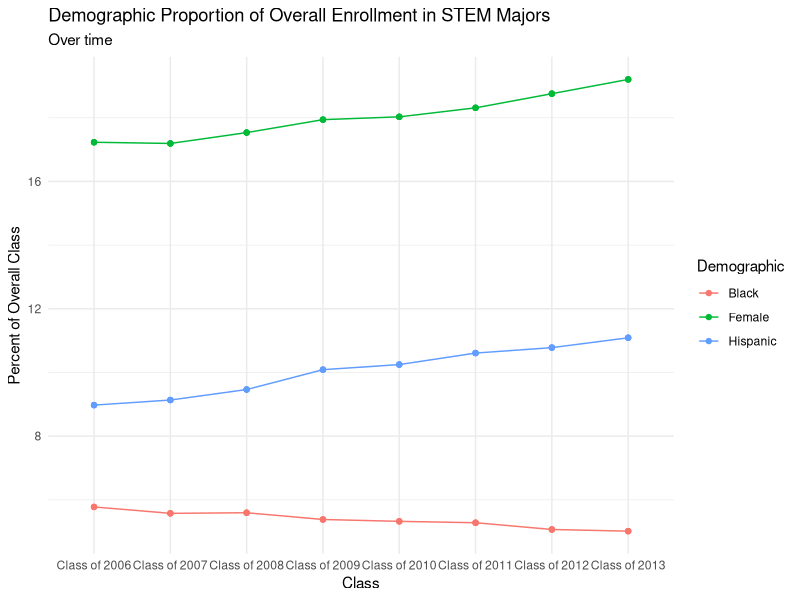
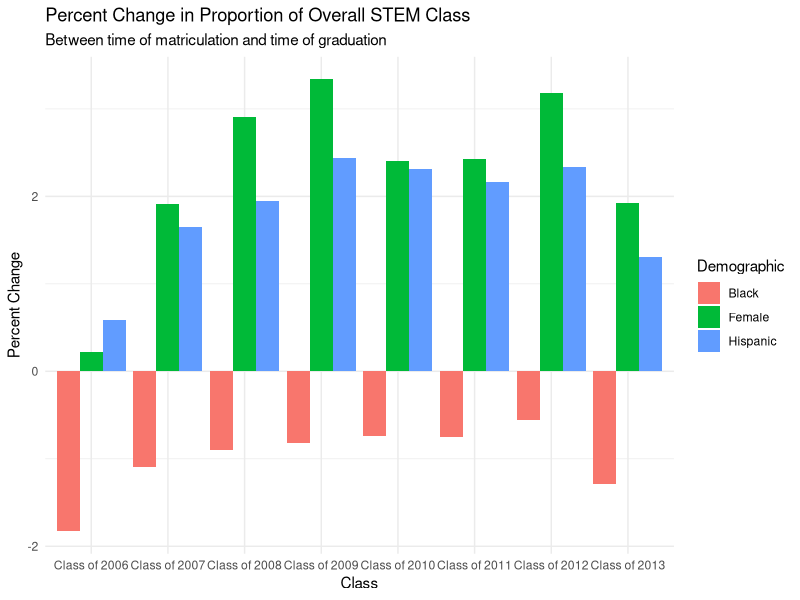
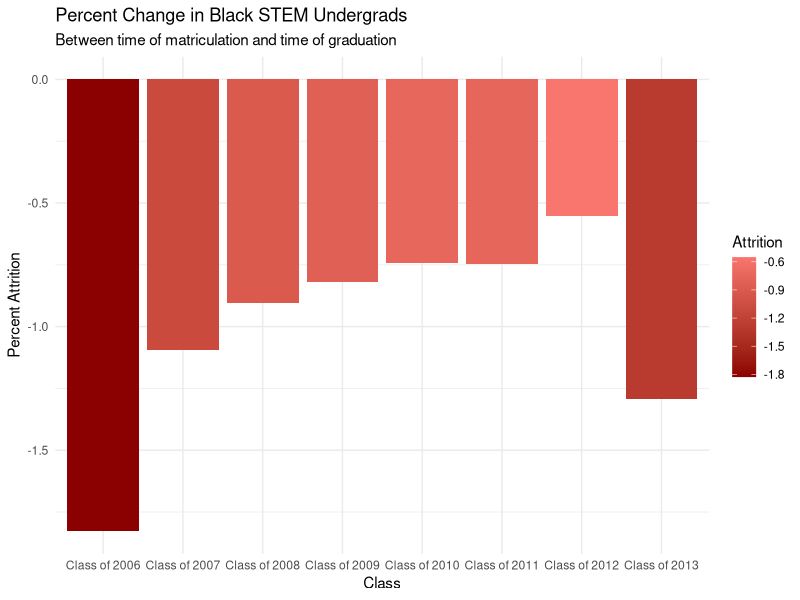
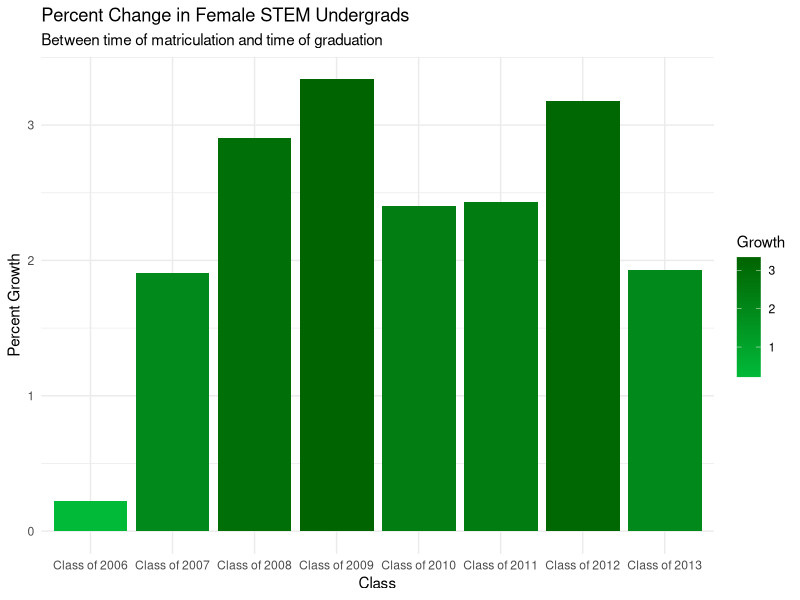
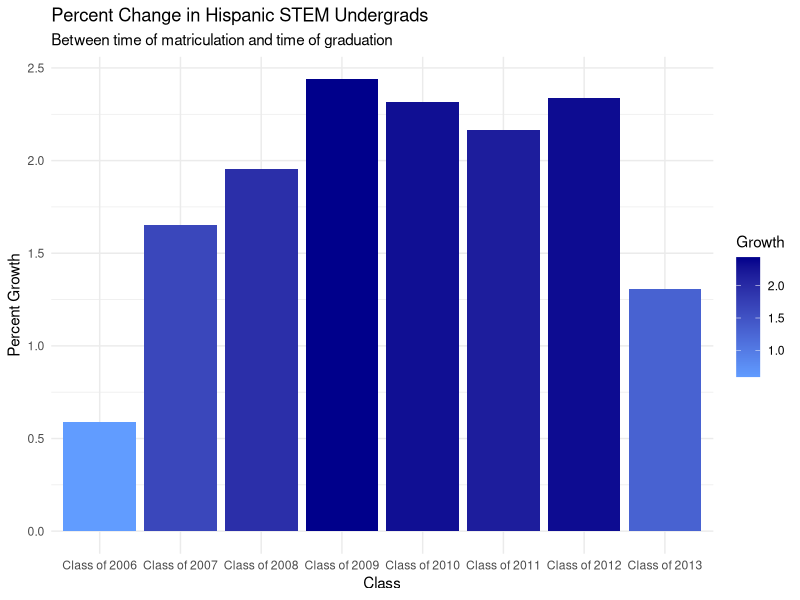
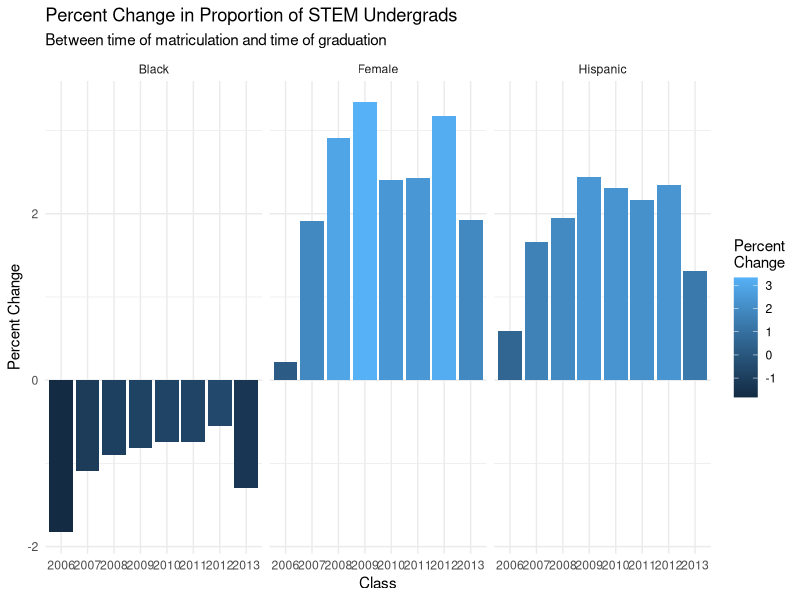

Recreate these plots in R, in order.
## ---- chunk 1
knitr::opts_chunk$set(fig.width=11,fig.height = 8,warning=FALSE, message=FALSE)
## ---- chunk 2
library(readxl)
library(tidyverse)
library(tidyr)
library(knitr)
## ---- chunk 3
undergradenrollment <- read_excel("undergradenrollment.xlsx")
## ---- chunk 4
head(undergradenrollment)
## ---- chunk 5
data <- undergradenrollment %>%
  mutate(propfemale = female/undergrads*100, firstyearpropfemale = firstyearfemale/firstyearundergrads*100) %>% 
  mutate(femalegrowth = propfemale-firstyearpropfemale) %>% 
  mutate(prophispanic = hispanic/undergrads*100, firstyearprophispanic = firstyearhispanic/firstyearundergrads*100) %>% 
  mutate(hispanicgrowth = prophispanic-firstyearprophispanic) %>% 
  mutate(propblack = black/undergrads*100, firstyearpropblack = firstyearblack/firstyearundergrads*100) %>% 
  mutate(blackgrowth = propblack-firstyearpropblack) %>% 
  select(year,femalegrowth,blackgrowth,hispanicgrowth,propfemale,prophispanic,propblack)  %>% 
  gather("type", "growth", 2:4) %>% 
  gather("proportiontype","proportion",2:4)
## ---- chunk 6
head(data)
summary(data)
## ---- chunk 7
ggplot(data=data, mapping = aes(x=year,y=proportion, colour=proportiontype, group=proportiontype)) +
  geom_point() +
  geom_line() +
  ggtitle("Demographic Proportion of Overall Enrollment in STEM Majors", subtitle="Over time") +
  xlab("Class") +
  ylab("Percent of Overall Class") +
  theme_minimal() +
  scale_color_discrete(name="Demographic",
                      breaks=c("propblack","propfemale","prophispanic"),
                      label=c("Black","Female","Hispanic"))
## ---- chunk 8
data %>% distinct(year,type,.keep_all=TRUE) %>% 
ggplot(aes(fill=type, y=growth, x=year)) + 
  geom_bar(position="dodge", stat="identity") +
  xlab("Class") +
  ylab("Percent Change") +
  theme_minimal() +
  ggtitle("Percent Change in Proportion of Overall STEM Class", subtitle="Between time of matriculation and time of graduation") +
  scale_fill_discrete(name="Demographic",
                      label=c("Black","Female","Hispanic"))
## ---- chunk 9
data %>% distinct(year,type,.keep_all=TRUE) %>% 
  filter(type=="blackgrowth") %>% 
  ggplot(mapping=aes(x=year,y=growth)) +
  geom_col(aes(fill=growth)) + 
  scale_fill_gradient(low = "darkred", high = "#F8766D") +
  ylab("Percent Attrition") +
  xlab("Class") +
  ggtitle("Percent Change in Black STEM Undergrads", subtitle = "Between time of matriculation and time of graduation") +
  labs(fill="Attrition") +
  theme_minimal()
## ---- chunk 10
data %>% distinct(year,type,.keep_all=TRUE) %>% 
  filter(type=="femalegrowth") %>% 
  ggplot(mapping=aes(x=year,y=growth)) +
  geom_col(aes(fill=growth)) +
  scale_fill_gradient(low = "#00BA38", high = "darkgreen") +
  ylab("Percent Growth") +
  xlab("Class") +
  ggtitle("Percent Change in Female STEM Undergrads", subtitle = "Between time of matriculation and time of graduation") +
  labs(fill="Growth") +
  theme_minimal()
## ---- chunk 11
data %>% distinct(year,type,.keep_all=TRUE) %>% 
  filter(type=="hispanicgrowth") %>% 
  ggplot(mapping=aes(x=year,y=growth)) +
  geom_col(aes(fill=growth)) +
  scale_fill_gradient(low = "#619CFF", high = "darkblue") +
  ylab("Percent Growth") +
  xlab("Class") +
  ggtitle("Percent Change in Hispanic STEM Undergrads", subtitle = "Between time of matriculation and time of graduation") +
  labs(fill="Growth") +
  theme_minimal()
## ---- chunk 12
labels <- c(blackgrowth = "Black", femalegrowth = "Female", hispanicgrowth="Hispanic") 
data %>% distinct(year,type,.keep_all=TRUE) %>% 
  ggplot(mapping=aes(x=year,y=growth)) +
  geom_col(aes(fill=growth)) +
  ylab("Percent Change") +
  xlab("Class") +
  ggtitle("Percent Change in Proportion of STEM Undergrads", subtitle = "Between time of matriculation and time of graduation") +
  labs(fill="Percent\nChange") +
  theme_minimal() +
  facet_grid(. ~ type, labeller=labeller(type = labels)) +
  scale_x_discrete(labels = c("Class of 2006" = "2006", "Class of 2007" = "2007", "Class of 2008" = "2008", "Class of 2009" = "2009", "Class of 2010" = "2010", "Class of 2011" = "2011", "Class of 2012" = "2012", "Class of 2013" = "2013"))
